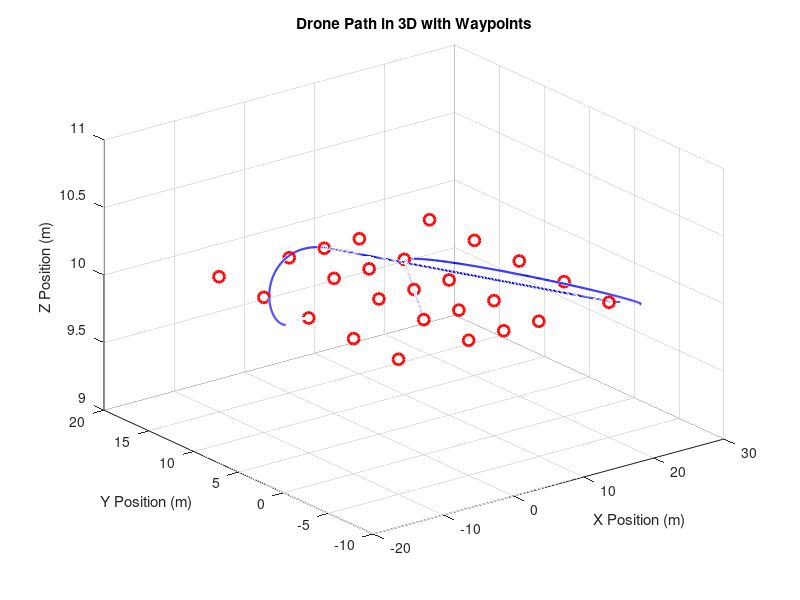
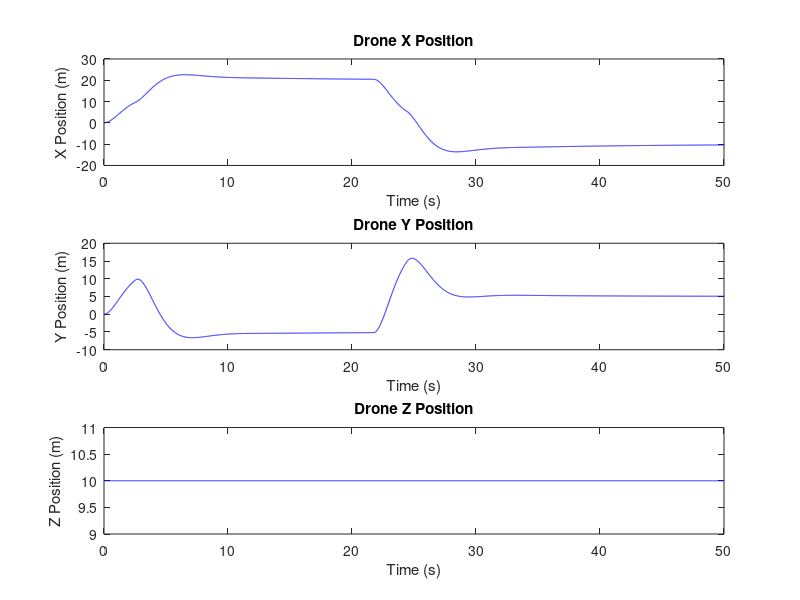
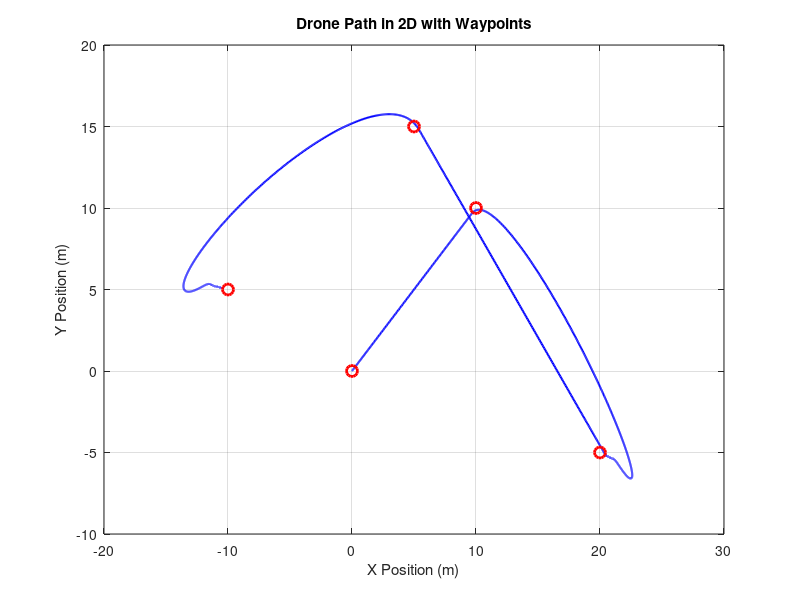

MATLAB code for these plots, in order:
clc;
close all;
clear;

% Parameters
m = 5.0;    % mass of the drone (kg)
g = 9.81;   % gravitational acceleration (m/s^2)

% PID controller gains
Kp_pos = 5.0;  % Proportional gain for position
Ki_pos = 0.4;  % Integral gain for position
Kd_pos = 6.8;  % Derivative gain for position

% State-space matrices
A = [0, 0, 0, 1, 0, 0;
     0, 0, 0, 0, 1, 0;
     0, 0, 0, 0, 0, 1;
     0, 0, 0, 0, 0, 0;
     0, 0, 0, 0, 0, 0;
     0, 0, 0, 0, 0, 0];

B = [0, 0, 0;
     0, 0, 0;
     0, 0, 0;
     1/m, 0, 0;
     0, 1/m, 0;
     0, 0, 1/m];

C = eye(6);  % Output matrix, assuming we want to observe all states
D = zeros(6, 3);  % No direct feedthrough

% Initial conditions
x0 = [0; 0; 10; 0; 0; 0];  % [x; y; z; u; v; w]

% Waypoints in the xy-plane
waypoints = [0, 0; 10, 10; 20, -5; 5, 15; -10, 5];
current_waypoint = 1;
tolerance = 0.5; % Distance tolerance to consider waypoint reached

% Time step
dt = 0.01;
time = 0:dt:50;

% Initialize state
x = x0;

% Initialize arrays for storing results
x_array = zeros(6, length(time));

% PID integrals
integral_error_x = 0;
integral_error_y = 0;
integral_error_z = 0;

% Simulation loop
for t = 1:length(time)
    % Check if the current waypoint is reached
    if norm([x(1) - waypoints(current_waypoint, 1), x(2) - waypoints(current_waypoint, 2)]) < tolerance
        % Move to the next waypoint if available
        if current_waypoint < size(waypoints, 1)
            current_waypoint = current_waypoint + 1;
        end
    end
    
    % Desired position
    x_des = waypoints(current_waypoint, 1);
    y_des = waypoints(current_waypoint, 2);
    z_des = x0(3);  % Maintain constant altitude
    
    % Position errors
    error_x = x_des - x(1);
    error_y = y_des - x(2);
    error_z = z_des - x(3);

    % Update integral errors
    integral_error_x = integral_error_x + error_x * dt;
    integral_error_y = integral_error_y + error_y * dt;
    integral_error_z = integral_error_z + error_z * dt;
    
    % Derivative errors (for velocity control)
    u_des = Kp_pos * error_x + Ki_pos * integral_error_x - Kd_pos * x(4);
    v_des = Kp_pos * error_y + Ki_pos * integral_error_y - Kd_pos * x(5);
    w_des = Kp_pos * error_z + Ki_pos * integral_error_z - Kd_pos * x(6);
    
    % Input vector u(t)
    u = [u_des; v_des; w_des];
    
    % State-space equation
    x_dot = A * x + B * u;
    
    % Update state variables
    x = x + x_dot * dt;
    
    % Store results
    x_array(:, t) = x;
end

% Plot results in 3D
figure;
plot3(x_array(1,:), x_array(2,:), x_array(3,:), 'b', 'LineWidth', 1.5);
hold on;
plot3(waypoints(:,1), waypoints(:,2), x0(3) * ones(size(waypoints, 1)), 'ro', 'MarkerSize', 8, 'LineWidth', 2);
xlabel('X Position (m)');
ylabel('Y Position (m)');
zlabel('Z Position (m)');
title('Drone Path in 3D with Waypoints');
grid on;
hold off;

% Plot results in 2D
figure;
subplot(3,1,1);
plot(time, x_array(1,:), 'b');
xlabel('Time (s)');
ylabel('X Position (m)');
title('Drone X Position');

subplot(3,1,2);
plot(time, x_array(2,:), 'b');
xlabel('Time (s)');
ylabel('Y Position (m)');
title('Drone Y Position');

subplot(3,1,3);
plot(time, x_array(3,:), 'b');
xlabel('Time (s)');
ylabel('Z Position (m)');
title('Drone Z Position');

figure;
plot(x_array(1,:), x_array(2,:), 'b', 'LineWidth', 1.5);
hold on;
plot(waypoints(:,1), waypoints(:,2), 'ro', 'MarkerSize', 8, 'LineWidth', 2);
xlabel('X Position (m)');
ylabel('Y Position (m)');
title('Drone Path in 2D with Waypoints');
grid on;
hold off;
